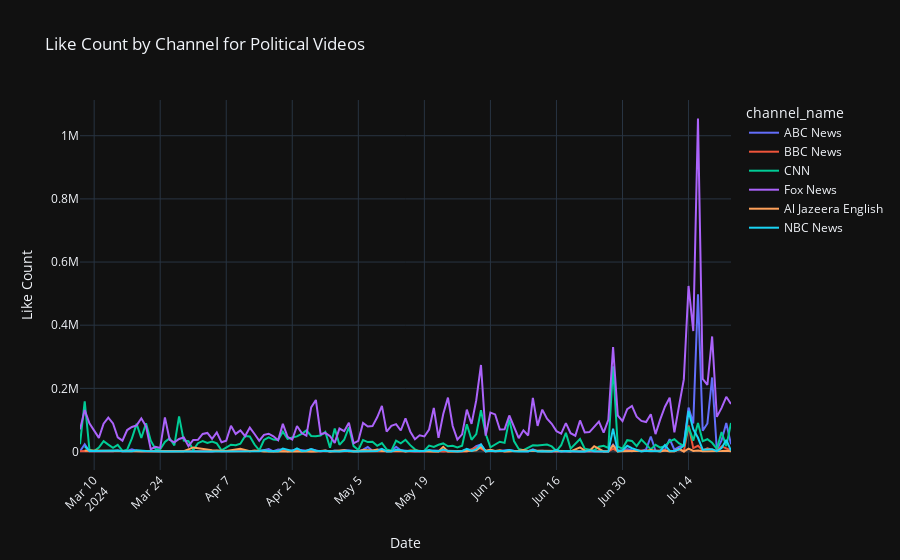

Notebook source saved alongside this figure:
### Code cell
# Plot Like Count by Channel for Political Videos
fig_like_count = px.line(political_df.groupby(['Date', 'channel_name'])['like_count'].sum().reset_index(), 
                         x='Date', y='like_count', color='channel_name',
                         title='Like Count by Channel for Political Videos')
fig_like_count.update_layout(xaxis_title='Date', yaxis_title='Like Count', xaxis=dict(tickangle=-45))
fig_like_count.show()
